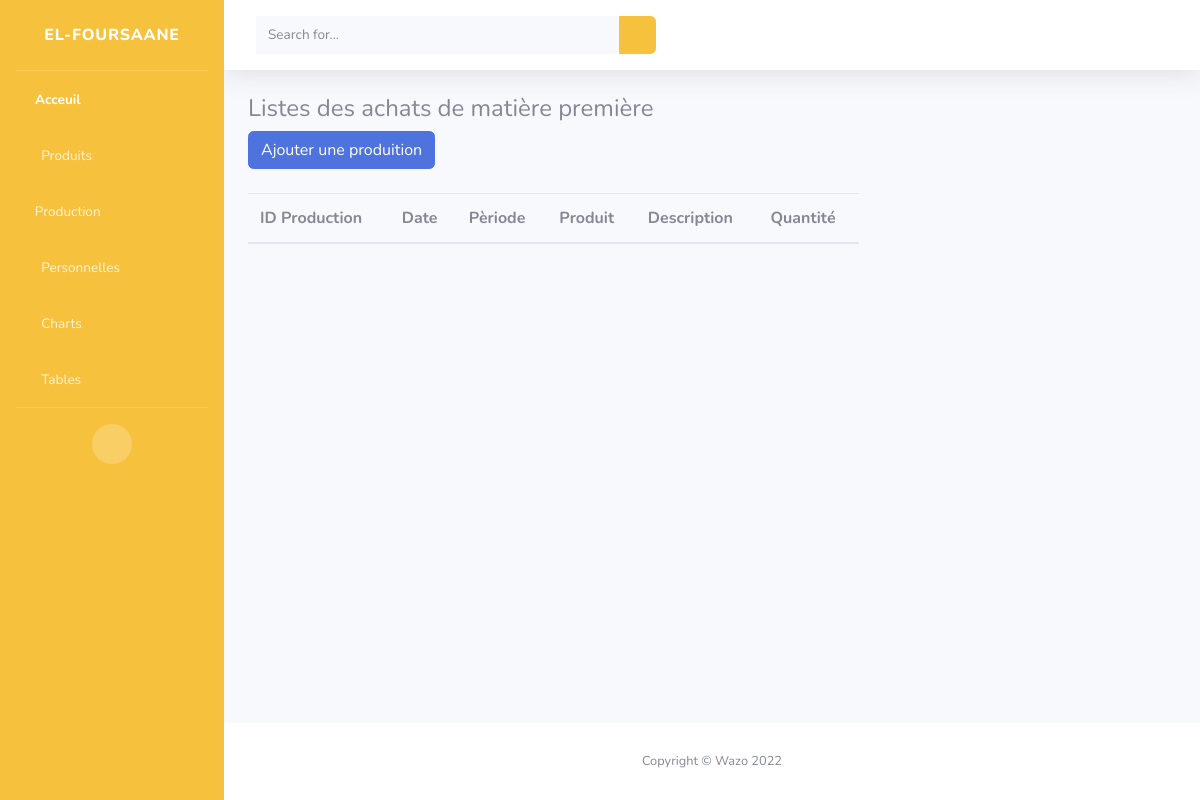
Before: /production_list with the older database file.
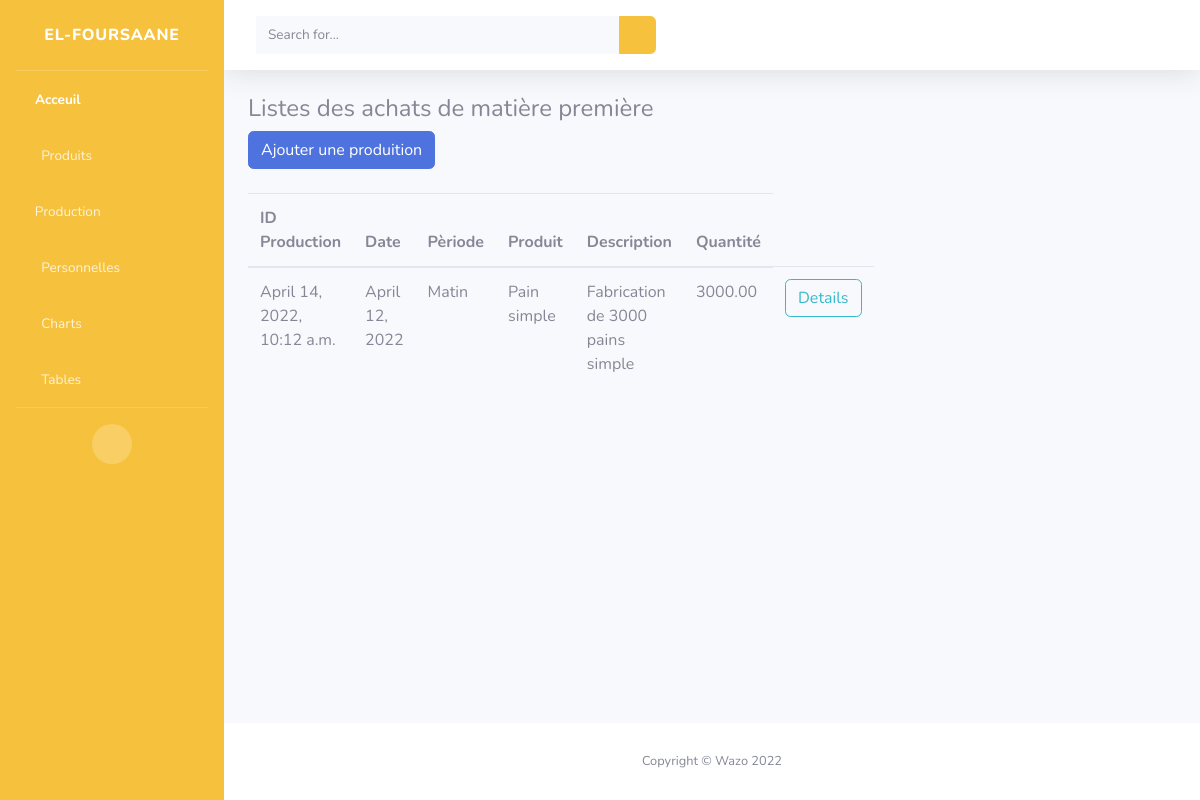
After: the same page with the newer database file.
### boulanger/models.py (models this page shows, shortened)
class Production(models.Model):
    production_id = models.DateTimeField(auto_now_add=True)
    product = models.ForeignKey(Product, blank=False, null=False, on_delete=models.CASCADE)
    date = models.DateField('production_date', )
    period = models.ForeignKey(Period, blank=False, null=False, on_delete=models.CASCADE)
    description = models.TextField(max_length=1500, blank=False, null=False)
    quantity = models.DecimalField(max_digits=10,decimal_places=2)

class Period(models.Model):
    title = models.CharField(max_length=150, blank=False, null=False)
    description = models.TextField(max_length=250, blank=True, null=True)
    def __str__(self):
        return self.title

class Product(models.Model):
    name = models.CharField(max_length=150, blank=False, null=False)
    description = models.TextField(max_length=200, blank=False, null=False)
    def __str__(self):
        return self.name

### boulanger/views.py (the view)
# urls.py: path('production_list', views.ProductionList, name='production-list'),
def ProductionList(request):
    productions = Production.objects.all().order_by('date')
    return render(request, 'boulanger/production_list.html', {
        'productions': productions,
    })

### boulanger/templates/boulanger/production_list.html
{%extends 'boulanger/base_template.html' %}
{% load crispy_forms_tags %}
{%block content%}
<div class="container">
    <h4>Listes des achats de matière première</h4>
    <a class="btn btn-primary sm" href="{% url 'add-production' %}">
        Ajouter une produition
    </a>
    <div class="row mt-4">
        <div class="col-md-8">
            <table class="table">
                <thead>
                  <tr>
                    <th scope="col">ID Production</th>
                    <th scope="col">Date</th>
                    <th scope="col">Pèriode</th>
                    <th scope="col">Produit</th>
                    <th scope="col">Description</th>
                    <th scope="col">Quantité</th>
                  </tr>
                </thead>
                <tbody>
                  {% for production in productions %}
                  <tr>
                    <td>{{production.production_id}}</td>
                    <td>{{production.date}}</td>
                    <td>{{production.period}}</td>
                    <td>{{production.product}}</td>
                    <td>{{production.description}}</td>
                    <td>{{production.quantity}}</td>
                    <td>
                      <a class="btn btn-outline-info sm" href="{% url 'production-detail' production.id %}">
                        Details
                      </a>
                    </td>
                  </tr>
                  {% endfor %}
                </tbody>
              </table>
        </div>
    </div>
</div>
{%endblock%}

Changed rows visible on the page:
added Production: production_id "April 14, 2022, 10:12 a.m.", date "April 12, 2022", period "Matin", product "Pain simple", description "Fabrication de 3000 pains simple", quantity "3000.00"
